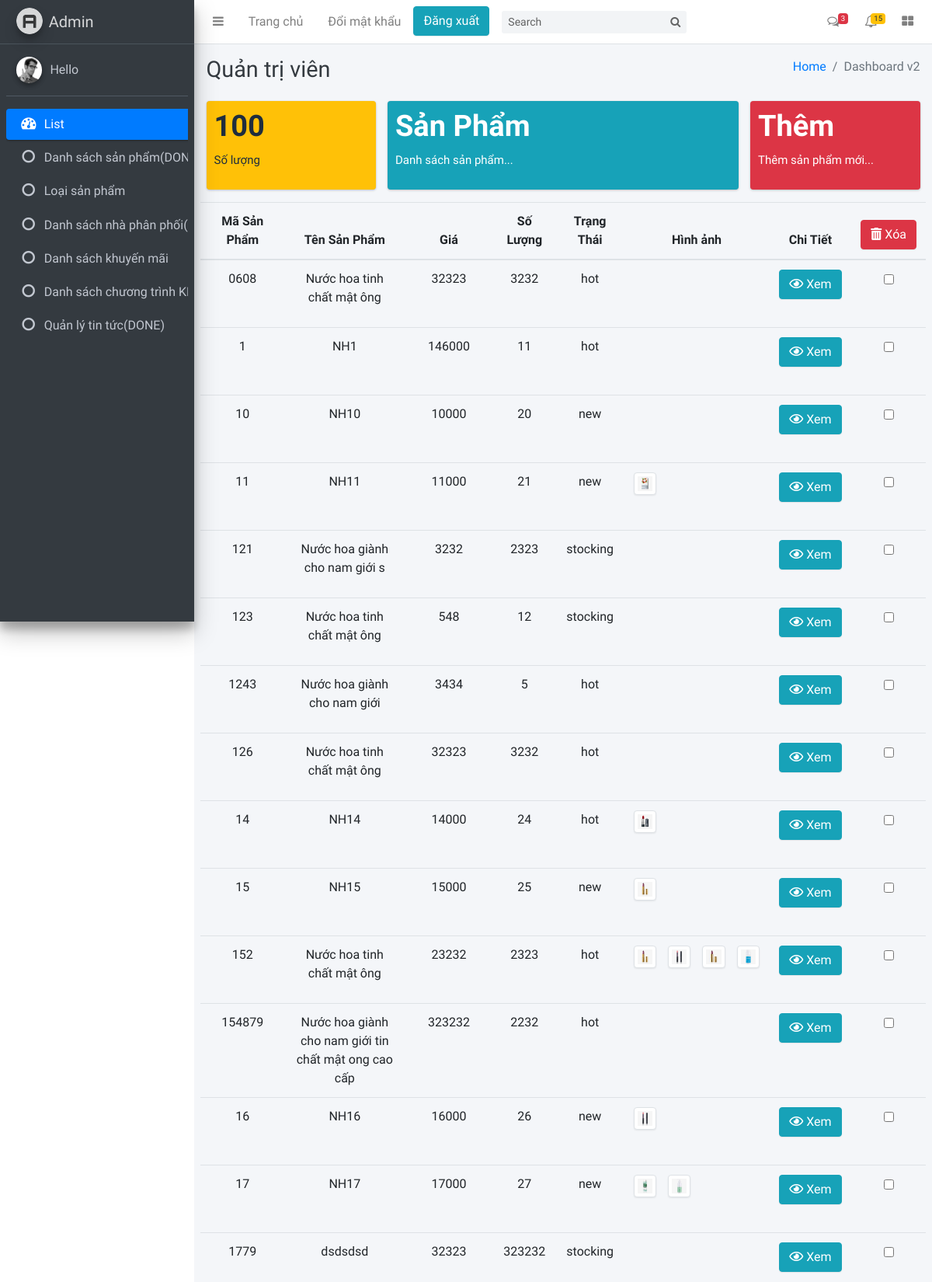
/nuochoa/admin/indexAdmin.php (upper part), run on the app's committed database.
### tables this page shows
CREATE TABLE `sp` (
  `MaSP` varchar(25) NOT NULL,
  `Maloai` varchar(25) NOT NULL,
  `Tensp` varchar(250) NOT NULL,
  `Gia` int(11) NOT NULL,
  `Soluong` int(11) NOT NULL,
  `MaNcc` varchar(25) NOT NULL,
  `Ngaysanxuat` date NOT NULL,
  `hansudung` int(11) NOT NULL,
  `dungtich` int(11) NOT NULL,
  `MotaSP` mediumtext NOT NULL,
  `Ngaynhaphang` date NOT NULL,
  `trangthai` varchar(25) NOT NULL
);

CREATE TABLE `video` (
  `MaMulti` int(25) NOT NULL,
  `URLVideo` varchar(250) NOT NULL,
  `URLHinh` varchar(250) NOT NULL,
  `MaSP` varchar(25) NOT NULL,
  `MaTin` varchar(25) NOT NULL,
  `MaKH` varchar(25) NOT NULL,
  `update_on` date NOT NULL
);

### nuochoa/select.php (called while the page is built, shortened)
<?php
    function query_select($sql)
    {
        $table = array();
        try {
            include 'connect.php';
            $stmt = $conn->prepare($sql);
            $stmt->execute();
            $table = $stmt;
        } catch (PDOException $e) {
            echo "connection failed: " . $e->getMessage();
        }
        return $table;
    }
?>

### nuochoa/admin/Select/list-product.php (the view, shortened to what this page needs)
<div class="row">
    <div class="col-lg-3 col-6">
        <div class="small-box bg-warning">
            <div class="inner">
                <h3>100</h3>
                <p>Số lượng</p>
            </div>
        </div>
    </div>
    <div class="col-lg-6 col-6">
        <div class="small-box bg-info">
            <div class="inner">
                <h3>Sản Phẩm</h3>
                <p>Danh sách sản phẩm...</p>
            </div>
        </div>
    </div>
    <div class="col-lg-3 col-6">
        <a href="indexAdmin.php?page=them_san_pham">
            <div class="small-box bg-danger">
                <div class="inner">
                    <h3>Thêm</h3>
                    <p>Thêm sản phẩm mới...</p>
                </div>
            </div>
        </a>
    </div>
</div>
<div class="row">
    <table class="table table-hover text-center">
        <thead>
            <tr>
                <th>Mã Sản Phẩm</th>
                <th>Tên Sản Phẩm</th>
                <th>Giá</th>
                <th>Số Lượng</th>
                <th>Trạng Thái</th>
                <th>Hình ảnh</th>
                <th>Chi Tiết</th>
                <th>
                    <button type="button" name="delete_all" id="delete_all" class="btn btn-danger">
                        <i class="fas fa-trash-alt"></i> Xóa
                    </button>
                </th>
            </tr>
        </thead>
        <tbody>
        <?php
            $table = query_select("SELECT * FROM sp");
            $count = $table->rowCount();
            if ($count > 0) {
                foreach ($table as $row) {
                    $masp = $row['MaSP'];
        ?>
            <tr>
                <td><?php echo $row['MaSP'] ?></td>
                <td><?php echo $row['Tensp'] ?></td>
                <td><?php echo $row['Gia'] ?></td>
                <td><?php echo $row['Soluong'] ?></td>
                <td><?php echo $row['trangthai'] ?></td>
                <td style="width:20%;">
                    <div class="row">
                        <?php
                            $table = query_select("SELECT * FROM video WHERE video.MaSP = '$masp' LIMIT 4 ");
                            $count = $table->rowCount();
                            if($count > 0)
                            {
                                foreach ($table as $row) {
                        ?>
                        <div class="col-md-3" style="margin-bottom:5px;">
                            <img class="img-thumbnail" src="./../<?php echo $row['URLHinh'] ?>" alt="">
                        </div>
                        <?php
                                }
                            }
                        ?>
                    </div>
                </td>
                <td>
                    <a id="example" href="?page=detail-product&&masp=<?php echo $row['MaSP']; ?>">
                        <button type="button" class="btn btn-info">
                            <i class="far fa-eye"></i> Xem
                        </button>
                    </a>&nbsp;
                </td>
                <td>
                    <input type="checkbox" class="delete_checkbox" value="<?php echo $masp; ?>">
                </td>
            </tr>
            <?php
                }
            }
            else
            {
                echo "<h2>Hiện tại chưa có sản phẩm...</h2>";
            }
        ?>
        </tbody>
    </table>
</div>

### nuochoa/assets/scss/main.css (style rules this page uses)
html, body, div, span, object, iframe, h1, h2, h3, h4, h5, h6, p, blockquote, pre, abbr, address, cite, code, del, dfn, em, img, ins, kbd, q, samp, small, strong, sub, sup, var, b, i, dl, dt, dd, ol, ul, li, fieldset, form, label, legend, table, caption, tbody, tfoot, thead, tr, th, td, article, aside, canvas, details, figcaption, figure, footer, header, hgroup, menu, nav, section, summary, time, mark, audio, video { margin: 0; padding: 0; border: 0; outline: 0; font-size: 100%; vertical-align: baseline; background: transparent; box-sizing: border-box; -moz-box-sizing: border-box; -webkit-box-sizing: border-box; }
body { font: 15px/1 poppins-regular, Arial, Helvetica, sans-serif; }
a { margin: 0; padding: 0; font-size: 100%; vertical-align: baseline; background: transparent; text-decoration: none; }
table { border-collapse: collapse; border-spacing: 0; }
input, select { vertical-align: middle; }

### data on the page
sp: MaSP "0608", Tensp "Nước hoa tinh chất mật ông", Gia "32323", Soluong "3232", trangthai "hot"
sp: MaSP "1", Tensp "NH1", Gia "146000", Soluong "11", trangthai "hot"
sp: MaSP "10", Tensp "NH10", Gia "10000", Soluong "20", trangthai "new"
sp: MaSP "11", Tensp "NH11", Gia "11000", Soluong "21", trangthai "new"
video: URLHinh (picture)
sp: MaSP "121", Tensp "Nước hoa giành cho nam giới s", Gia "3232", Soluong "2323", trangthai "stocking"
sp: MaSP "123", Tensp "Nước hoa tinh chất mật ông", Gia "548", Soluong "12", trangthai "stocking"
sp: MaSP "1243", Tensp "Nước hoa giành cho nam giới", Gia "3434", Soluong "5", trangthai "hot"
sp: MaSP "126", Tensp "Nước hoa tinh chất mật ông", Gia "32323", Soluong "3232", trangthai "hot"
sp: MaSP "14", Tensp "NH14", Gia "14000", Soluong "24", trangthai "hot"
video: URLHinh (picture)
sp: MaSP "15", Tensp "NH15", Gia "15000", Soluong "25", trangthai "new"
video: URLHinh (picture)
sp: MaSP "152", Tensp "Nước hoa tinh chất mật ông", Gia "23232", Soluong "2323", trangthai "hot"
video: URLHinh (picture)
video: URLHinh (picture)
video: URLHinh (picture)
video: URLHinh (picture)
sp: MaSP "154879", Tensp "Nước hoa giành cho nam giới tin chất mật ong cao cấp", Gia "323232", Soluong "2232", trangthai "hot"
sp: MaSP "16", Tensp "NH16", Gia "16000", Soluong "26", trangthai "new"
video: URLHinh (picture)
sp: MaSP "17", Tensp "NH17", Gia "17000", Soluong "27", trangthai "new"
video: URLHinh (picture)
video: URLHinh (picture)
sp: MaSP "1779", Tensp "dsdsdsd", Gia "32323", Soluong "323232", trangthai "stocking"
